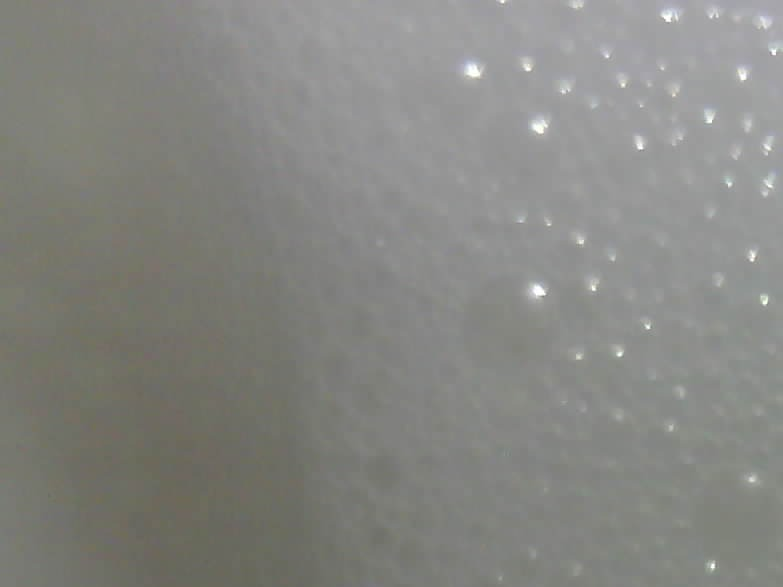
#> input picture dataset/poorly_froth/20251105160700.jpg, 783 x 587 px; the run also reads 2 pictures not shown here
$ jupyter execute --allow-errors bubble_feature_notebook.ipynb
#> lines starting #> are read from the running program, lines starting #| are printed output that depends on the picture; after the words box and inside, x2 and y2 are one past the last pixel; in counts of white or black regions, pixels touching at a corner belong together; long printed decimals are rounded
## RandomForest Classifier with bubble related features

### Features
1. Percentage of image covered by bubbles ('area_coverage')
2. Average bubble area ('avg_area')
3. Average bubble circularity ('avg_circularity')
4. Number of bubbles ('num_bubbles')
5. Standard deviation of bubbles areas ('std_area')
6. Average bubble perimeter ('avg_perimeter')

[cell 1]
from pprint import pprint
import cv2
import numpy as np
import os
import pandas as pd
from sklearn.model_selection import train_test_split, RandomizedSearchCV
from sklearn.preprocessing import StandardScaler
from sklearn.ensemble import RandomForestClassifier
from sklearn.metrics import classification_report, confusion_matrix, accuracy_score
from scipy.stats import randint, uniform
import matplotlib.pyplot as plt
import seaborn as sns
import pickle

[cell 2]
FEATURES_TO_USE_FOR_TRAINING  = [
    'area_coverage',
    'avg_area',
    'avg_circularity',
    'num_bubbles',
    'std_area',
    'avg_perimeter'
]

## Bubble Detection Feature Extraction Steps

---
### Step 1: Convert Image to Grayscale
```python
img = cv2.imread(image_path)
gray = cv2.cvtColor(img, cv2.COLOR_BGR2GRAY)
```
**Purpose:**
- Simplifies processing by removing color information
- Reduces computational complexity
- Makes bubble boundaries more visible

**Output:**
- Grayscale image (single channel, 0-255 intensity values)
---

### Step 2: Contrast Limited Adaptive Histogram Equalization (CLAHE)
```python
clahe = cv2.createCLAHE(clipLimit=3.0, tileGridSize=(8,8))
enhanced = clahe.apply(gray)
```
**Purpose:**
- Mitigates low-contrast problem in images, makes bubble edges more distinguishable from the background
- Adaptive approach prevents over-enhancement in bright areas

**What it does:**
- Divides image into 8×8 pixel tiles
- Enhances local contrast in each tile independently

**Output:**
- Enhanced grayscale image with improved local contrast

**Parameters:**
- `clipLimit=3.0`: Limits contrast amplification to prevent noise
- `tileGridSize=(8,8)`: Size of local regions for adaptive enhancement
---

### Step 3: Non-Local Means Denoising
```python
denoised = cv2.fastNlMeansDenoising(enhanced, h=10)
```

**Purpose:**
- Reduce noise from the image
- Minimise false bubble detection from noise
- Maximise the preservation bubble edges

**What it does:**
- Smooths the image while preserving edges

**Output:**
- Denoised image with reduced grain/noise

**Parameters:**
- `h=10`: Filter strength (higher = more denoising, but may blur edges)
---

### Step 4: Adaptive Thresholding
```python
thresh = cv2.adaptiveThreshold(
    denoised,
    255,
    cv2.ADAPTIVE_THRESH_GAUSSIAN_C,
    cv2.THRESH_BINARY_INV,
    101,  # Block size
    3     # C value
)
```

**Purpose:**
- Separates bubbles from background
- Adaptive approach handles varying lighting across the image
- Creates clear boundaries for contour detection

**What it does:**
- Converts grayscale to binary (black/white) image
- Uses local neighborhood (block size in pixels × block size in pixels) to determine threshold
- Inverts result so bubbles are white, background is black

**Output:**
- Binary image where bubbles = white (255), background = black (0)

**Parameters:**
- `blockSize=101`: Size of local neighborhood (must be odd)
- `C=3`: Constant subtracted from weighted mean
- `THRESH_BINARY_INV`: Inverts output (bubbles become white)
---

### Step 5: Morphological Cleaning
```python
kernel = np.ones((3,3), np.uint8)
cleaned = cv2.morphologyEx(thresh, cv2.MORPH_CLOSE, kernel, iterations=2)
cleaned = cv2.morphologyEx(cleaned, cv2.MORPH_OPEN, kernel, iterations=1)
```
**Purpose:**
- Removes gaps in bubble boundaries (CLOSE)
- Minimise small noise pixels (OPEN)
- Creates clean, continuous bubble contours

**What it does:**
- **CLOSE operation** (2 iterations): Fills small holes inside bubbles. Dilation → Erosion (connects nearby regions)
- **OPEN operation** (1 iteration): Removes small white noise outside bubbles. Erosion → Dilation (removes small objects)

**Output:**
- Cleaned binary image with solid bubble regions
---

### Step 6: Contour Detection & Filtering
```python
contours, _ = cv2.findContours(cleaned, cv2.RETR_EXTERNAL, cv2.CHAIN_APPROX_SIMPLE)

valid_bubbles = []
for cnt in contours:
    area = cv2.contourArea(cnt)
    if min_area < area < max_area:
        perimeter = cv2.arcLength(cnt, True)
        if perimeter > 0:
            circularity = 4 * π * area / (perimeter²)
            if circularity > 0.2:
                valid_bubbles.append(cnt)
```

**Purpose:**
- Identifies individual bubble boundaries
- Removes noise (too small) and non-bubbles (too large/irregular)
- Increases confidence that detected objects are actually bubbles

**What it does:**
- Finds all external boundaries (contours) in the binary image
- Filters contours by:
  - **Size**: Between min area and max area variables
  - **Circularity**: remove shapes that do not hit the circularity threshold

**Output:**
- List of valid bubble contours (each is a set of boundary points)

**Filtering Criteria:**
- `min_area = 50`: Ignore tiny noise (< 50 pixels²)
- `max_area = 50% of image`: Ignore background or merged regions
- `circularity > 0.2`: Keep reasonably round shapes (1.0 = perfect circle)

**Circularity Formula:**
```
circularity = 4π × area / perimeter²
- Perfect circle: 1.0
- Elongated shape: < 0.5
- Very irregular: < 0.2
```
---

## Parameter Tuning Guide

### CLAHE Enhancement
- **Increase `clipLimit`**: More contrast, may amplify noise
- **Decrease `clipLimit`**: Less contrast, safer for noisy images
- **Smaller `tileGridSize`**: More local adaptation
- **Larger `tileGridSize`**: Smoother transitions

### Denoising
- **Increase `h`**: Stronger denoising, may blur edges
- **Decrease `h`**: Preserve more detail, keep some noise

### Adaptive Threshold
- **Larger `blockSize`**: Better for large lighting variations
- **Smaller `blockSize`**: Better for small bubbles
- **Increase `C`**: Fewer detected bubbles (stricter)
- **Decrease `C`**: More detected bubbles (lenient)

### Filtering
- **Increase `min_area`**: Ignore smaller bubbles
- **Decrease `circularity`**: Accept more irregular shapes
- **Adjust `max_area`**: Control maximum bubble size

---

## Common Issues

for own reference

| Problem | Cause |
|---------|-------|
| Too few bubbles detected | Threshold too strict |
| Too many noise detections | Threshold too lenient |
| Irregular bubble shapes | Morphology too aggressive |
| Merged bubbles | Morphology too strong |
| Low contrast images | Insufficient enhancement |
| Noisy detections | Insufficient denoising |

---

## Example Output

```python
{
  'num_bubbles': 45,
  'avg_area': 1250.5,
  'std_area': 320.8,
  'area_coverage': 0.183,
  'avg_circularity': 0.78,
  'avg_perimeter': 125.3
}
```

**Interpretation:**
- **45 bubbles** detected
- **Average size**: 1,250 pixels² per bubble
- **Uniformity**: std = 321 (moderate variation)
- **Coverage**: 18.3% of image are covered by bubbles
- **Shape quality**: 0.78 circularity (fairly round)
- **Average outline**: 125 pixels long

[cell 3]
def detect_bubbles_watershed(image_path: str, visualize: bool = True) -> tuple:
    """
    Bubble detection feature extraction using image processing techniques mentioned above.

    Args:
        image_path (str): Path to the input image.
        visualize (bool): Whether to visualize the processing steps.

    Returns:
        features (dict): Extracted features including number of bubbles, average area, std area,
                         area coverage, average circularity, and average perimeter.
        valid_bubbles (list): List of contours representing detected bubbles.
    """
#> called with image_path = 'dataset/poorly_froth/20251105160700.jpg', visualize = True
    img = cv2.imread(image_path)
#> img is the input picture: shape (587, 783, 3); mean B, G, R 130, 134.3, 133.8
    if img is None:
        raise ValueError(f"Could not read image: {image_path}")

    # 1. convert to grayscale
    gray = cv2.cvtColor(img, cv2.COLOR_BGR2GRAY)
    height, width = gray.shape

    # 2. CLAHE
    clahe = cv2.createCLAHE(clipLimit=3.0, tileGridSize=(8,8))
    enhanced = clahe.apply(gray)

    # 3. non-local means denoising
    denoised = cv2.fastNlMeansDenoising(enhanced, h=10)

    # 4. adaptive thresholding
    thresh = cv2.adaptiveThreshold(
        denoised,
        255,
        cv2.ADAPTIVE_THRESH_GAUSSIAN_C,
        cv2.THRESH_BINARY_INV,
        101,  # Small block size
        3    # C value
    )
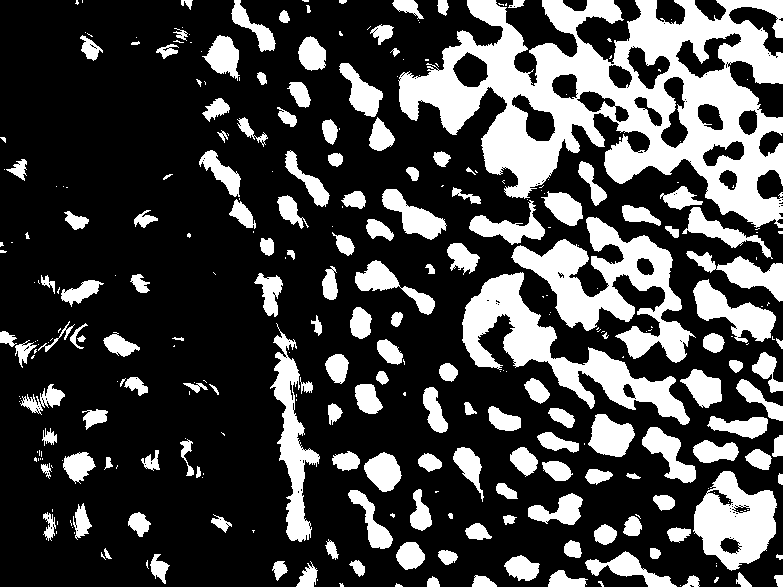
#> thresh: shape (587, 783); 27.4% white; 313 white regions (152 under 20 px), largest, box (x1, y1, x2, y2) and area: (398, 0, 783, 228) 39883, (511, 217, 696, 363) 9740, (462, 272, 690, 425) 9060

    # 5. morphological cleaning
    kernel = np.ones((3,3), np.uint8)
    cleaned = cv2.morphologyEx(thresh, cv2.MORPH_CLOSE, kernel, iterations=2)
#> cleaned: shape (587, 783); 28.5% white; 170 white regions (36 under 20 px), largest, box (x1, y1, x2, y2) and area: (397, 0, 783, 425) 65570, (667, 471, 777, 587) 5677, (270, 323, 320, 542) 4207
    cleaned = cv2.morphologyEx(cleaned, cv2.MORPH_OPEN, kernel, iterations=1)
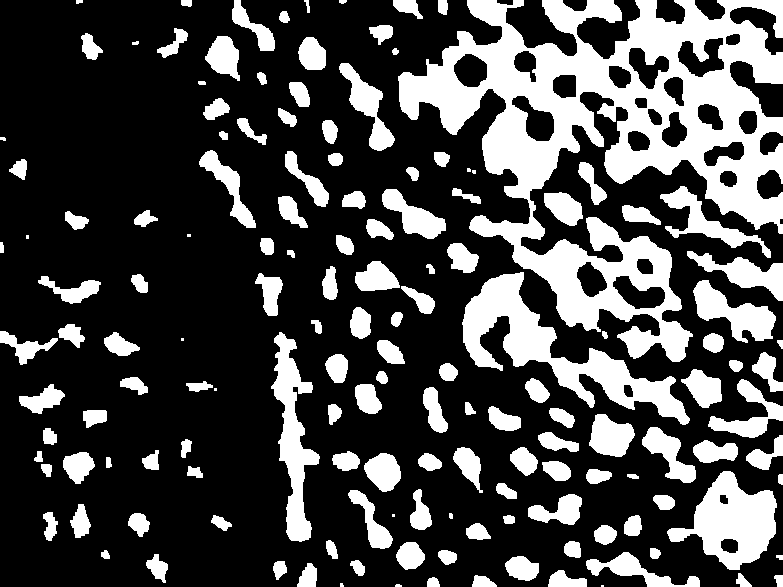
#> cleaned: shape (587, 783); 28.2% white; 152 white regions (10 under 20 px)

    # 6. contour detection
    contours, _ = cv2.findContours(cleaned, cv2.RETR_EXTERNAL, cv2.CHAIN_APPROX_SIMPLE)
#> contours = 152 contours, 16 with area under 20; largest, box (x1, y1, x2, y2) and area: (398, 0, 783, 362) 60638, (462, 272, 690, 425) 8863, (667, 471, 777, 570) 5632, (271, 332, 320, 542) 3905, (693, 280, 776, 343) 2245

    # 6. contour filtering
    min_area = 50
    max_area = (height * width) * 0.5

    valid_bubbles = []
    for cnt in contours:
        area = cv2.contourArea(cnt)
        if min_area < area < max_area:
            perimeter = cv2.arcLength(cnt, True)
            if perimeter > 0:
                circularity = 4 * np.pi * area / (perimeter ** 2)
                if circularity > 0.2:
                    valid_bubbles.append(cnt)
#> this loop made 152 passes
#> (area, perimeter, circularity) on passes 4 to 11: (87.5, 37.9, 0.766), (68.5, 36.24, 0.655), (181, 62.97, 0.574), (103.5, 48.38, 0.556), (385, 100.6, 0.478), (308, 76.97, 0.653), (163, 53.8, 0.708), (134, 49.8, 0.679)
#> after the loop, valid_bubbles = 117 contours; largest, box (x1, y1, x2, y2) and area: (667, 471, 777, 570) 5632, (693, 280, 776, 343) 2245, (687, 251, 783, 301) 1666, (339, 63, 395, 151) 1544, (382, 189, 446, 239) 1354

    # drawing results for visualization
    output = img.copy()
    cv2.drawContours(output, valid_bubbles, -1, (0, 255, 0), 2)
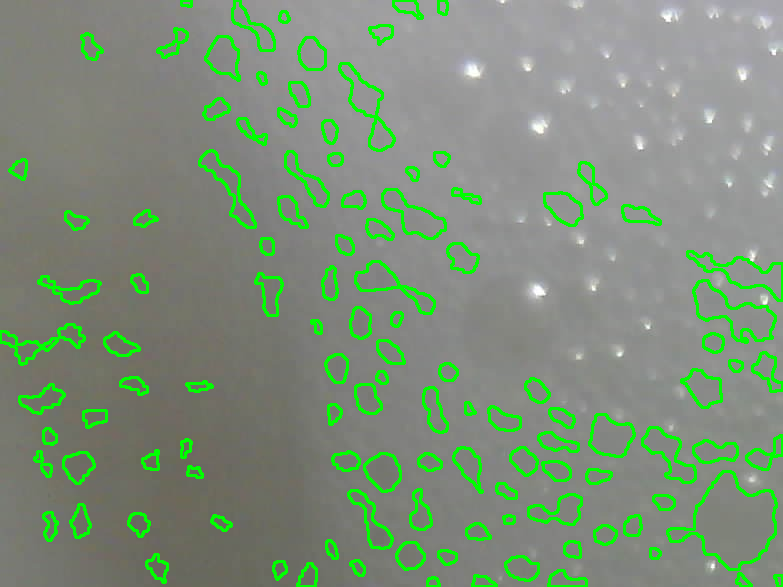
#> output: shape (587, 783, 3); 7.43% of pixels changed, all inside (x1, y1, x2, y2) = (0, 0, 783, 587)

    # calculating areas, perimeters and circularities
    bubble_areas = [cv2.contourArea(cnt) for cnt in valid_bubbles]
#> bubble_areas = 117 values, max 5632 at index 28, min 52.5 at index 116, mean 459.1
    bubble_perimeters = [cv2.arcLength(cnt, True) for cnt in valid_bubbles]
#> bubble_perimeters = 117 values, max 385.1 at index 28, min 30.24 at index 116, mean 93.07
    bubble_circularity = [4 * np.pi * cv2.contourArea(cnt) / (cv2.arcLength(cnt, True) ** 2)
                          for cnt in valid_bubbles if cv2.arcLength(cnt, True) > 0]
#> bubble_circularity = 117 values, max 0.876 at index 96, min 0.239 at index 68, mean 0.622

    # visualising the individual steps
    if visualize:
        fig, axes = plt.subplots(2, 5, figsize=(20, 10))

        axes[0, 0].imshow(cv2.cvtColor(img, cv2.COLOR_BGR2RGB))
        axes[0, 0].set_title('1. Original')
        axes[0, 0].axis('off')

        axes[0, 1].imshow(enhanced, cmap='gray')
        axes[0, 1].set_title('2. CLAHE Enhanced')
        axes[0, 1].axis('off')

        axes[0, 2].imshow(denoised, cmap='gray')
        axes[0, 2].set_title('3. Denoised')
        axes[0, 2].axis('off')

        axes[0, 3].imshow(thresh, cmap='gray')
        axes[0, 3].set_title('4. Adaptive Threshold')
        axes[0, 3].axis('off')

        axes[1, 0].imshow(cleaned, cmap='gray')
        axes[1, 0].set_title('5. Morphology Cleaned')
        axes[1, 0].axis('off')

        axes[1, 1].imshow(cv2.cvtColor(output, cv2.COLOR_BGR2RGB))
        axes[1, 1].set_title(f'6. Detected: {len(valid_bubbles)}')
        axes[1, 1].axis('off')

        axes[1, 2].hist(bubble_areas, bins=20, color='blue', alpha=0.7)
        axes[1, 2].set_title('7. Size Distribution')

        axes[1, 3].hist(bubble_circularity, bins=20, color='green', alpha=0.7)
        axes[1, 3].set_title('8. Circularity')

        axes[1, 4].hist(bubble_perimeters, bins=20, color='orange', alpha=0.7)
        axes[1, 4].set_title('9. Size (Perimeter) Distribution')

        plt.tight_layout()
        plt.show()
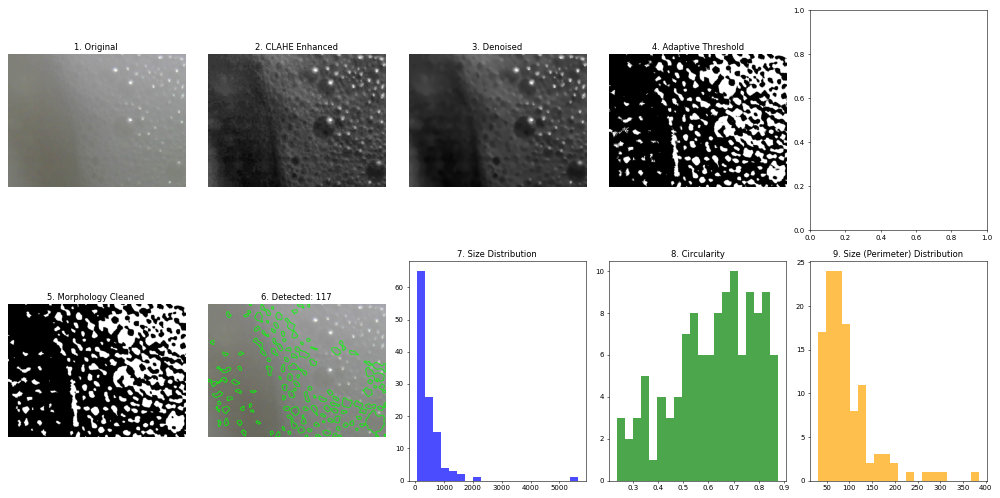
#> figure drawn by matplotlib, 9 panels; panel 7: tallest bar 65 high, from x = 52.5 to 331.5; panel 8: tallest bar 10 high, from x = 0.685 to 0.717

    # extracting the features from the variables found earlier
    features = {}
    features['num_bubbles'] = len(valid_bubbles)
    features['avg_area'] = np.mean(bubble_areas)
    features['std_area'] = np.std(bubble_areas)
    total_area = np.sum(bubble_areas)
#> total_area = 53711.5
    features['area_coverage'] = total_area / (height * width)
    features['avg_circularity'] = np.mean(bubble_circularity) if bubble_circularity else 0
    features['avg_perimeter'] = np.mean(bubble_perimeters) if bubble_perimeters else 0

    return features, valid_bubbles

# poor froth example
features, bubbles = detect_bubbles_watershed('dataset/poorly_froth/20251105160700.jpg', visualize=True)
#> features = {'num_bubbles': 117, 'avg_area': 459.1, 'std_area': 600.1, 'area_coverage': 0.117, 'avg_circularity': 0.622, 'avg_perimeter': 93.07}; bubbles has the same summary as valid_bubbles in detect_bubbles_watershed
pprint(features)
#| {'area_coverage': 0.1169,
#|  'avg_area': 459.073,
#|  'avg_circularity': 0.6222,
#|  'avg_perimeter': 93.068,
#|  'num_bubbles': 117,
#|  'std_area': 600.102}

# good froth example
features, bubbles = detect_bubbles_watershed('dataset/good_froth/20251110140904 (1) (1).jpg', visualize=True)
#> call 2 of detect_bubbles_watershed, with visualize = True
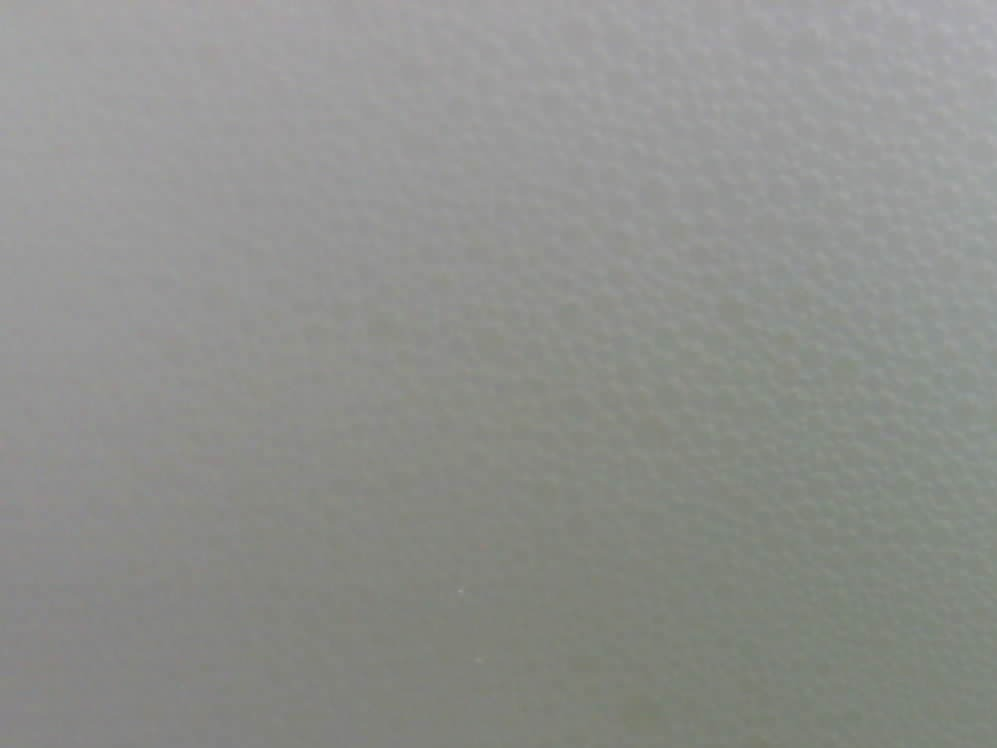
#> input picture dataset/good_froth/20251110140904 (1) (1).jpg, 997 x 748 px
#> in detect_bubbles_watershed, img is the input picture: shape (748, 997, 3); mean B, G, R 140.4, 143.8, 142.5
#> in detect_bubbles_watershed (call 2), `cleaned = cv2.morphologyEx(cleaned, cv2.MORPH_OPEN, kernel, iterations..`:
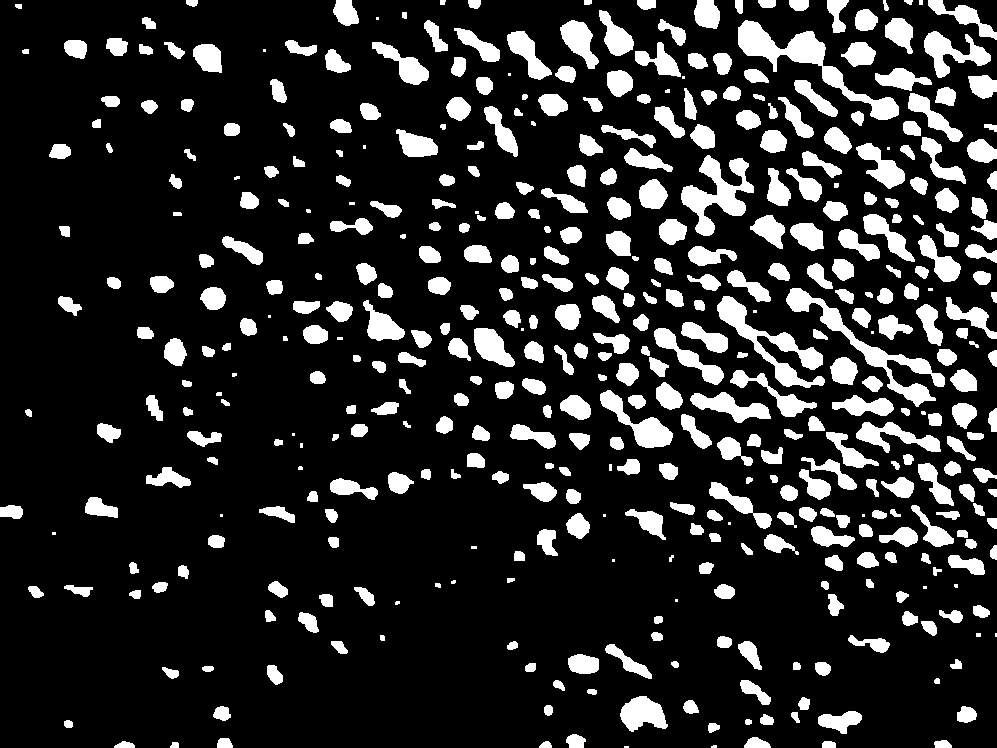
#> cleaned: shape (748, 997); 16.5% white; 459 white regions (37 under 20 px)
#> in detect_bubbles_watershed (call 2), `contours, _ = cv2.findContours(cleaned, cv2.RETR_EXTERNAL, cv2.CHAIN_A..`: contours = 459 contours, 50 with area under 20; largest, box (x1, y1, x2, y2) and area: (738, 20, 899, 120) 3125, (786, 288, 945, 407) 2605, (717, 296, 825, 388) 2344, (681, 155, 754, 236) 2256, (600, 390, 673, 448) 1320
#> the loop in detect_bubbles_watershed (call 2), `for cnt in contours:` made 459 passes
#> (area, perimeter, circularity) on passes 4 to 11: (72, 35.66, 0.712), (53, 31.31, 0.679), (83.5, 46.73, 0.481), (97, 43.31, 0.65), (114.5, 43.9, 0.747), (181, 63.8, 0.559), (189, 56.97, 0.732), (73, 35.31, 0.736)
#> after the loop in detect_bubbles_watershed (call 2), `for cnt in contours:`: valid_bubbles = 347 contours; largest, box (x1, y1, x2, y2) and area: (600, 390, 673, 448) 1320, (924, 31, 991, 78) 1216, (690, 392, 771, 423) 1067, (620, 696, 668, 732) 1059, (654, 328, 724, 385) 994
#> in detect_bubbles_watershed (call 2), `cv2.drawContours(output, valid_bubbles, -1, (0, 255, 0), 2)`:
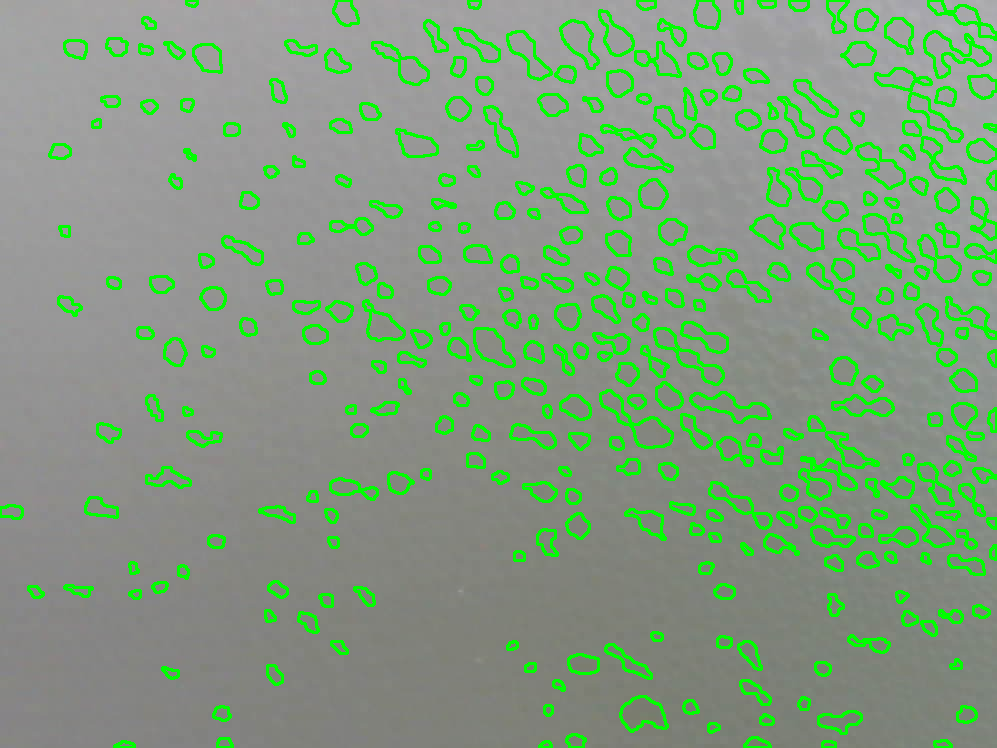
#> output: shape (748, 997, 3); 10.55% of pixels changed, all inside (x1, y1, x2, y2) = (0, 0, 997, 748)
#> in detect_bubbles_watershed (call 2), `bubble_areas = [cv2.contourArea(cnt) for cnt in valid_bubbles]`: bubble_areas = 347 values, max 1320.5 at index 139, min 50.5 at index 280, mean 273.9
#> in detect_bubbles_watershed (call 2), `bubble_perimeters = [cv2.arcLength(cnt, True) for cnt in valid_bubbles]`: bubble_perimeters = 347 values, max 268.5 at index 327, min 29.66 at index 286, mean 71.87
#> (the rest of the program and of its run is left out)
